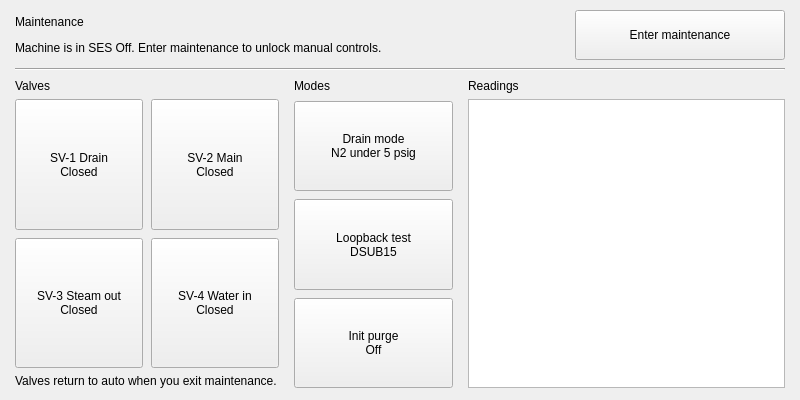
<?xml version="1.0" encoding="UTF-8"?>
<ui version="4.0">
 <class>MaintPage</class>
 <widget class="QWidget" name="MaintPage">
  <property name="geometry">
   <rect>
    <x>0</x>
    <y>0</y>
    <width>800</width>
    <height>400</height>
   </rect>
  </property>
  <property name="sizePolicy">
   <sizepolicy hsizetype="Preferred" vsizetype="Preferred">
    <horstretch>0</horstretch>
    <verstretch>0</verstretch>
   </sizepolicy>
  </property>
  <property name="windowTitle">
   <string>Form</string>
  </property>
  <layout class="QVBoxLayout" name="MaintPage_V" stretch="0,0,1">
   <property name="spacing">
    <number>8</number>
   </property>
   <property name="leftMargin">
    <number>15</number>
   </property>
   <property name="topMargin">
    <number>10</number>
   </property>
   <property name="rightMargin">
    <number>15</number>
   </property>
   <property name="bottomMargin">
    <number>12</number>
   </property>
   <item>
    <layout class="QHBoxLayout" name="MaintPage_Header" stretch="1,0">
     <property name="spacing">
      <number>12</number>
     </property>
     <item>
      <layout class="QVBoxLayout" name="MaintPage_HeaderText">
       <property name="spacing">
        <number>2</number>
       </property>
       <item>
        <widget class="QLabel" name="H2_Maintenance">
         <property name="text">
          <string>Maintenance</string>
         </property>
        </widget>
       </item>
       <item>
        <widget class="QLabel" name="lbl_MaintHint">
         <property name="text">
          <string>Machine is in SES Off. Enter maintenance to unlock manual controls.</string>
         </property>
         <property name="wordWrap">
          <bool>true</bool>
         </property>
        </widget>
       </item>
      </layout>
     </item>
     <item>
      <widget class="QPushButton" name="btn_MaintEnterExit">
       <property name="sizePolicy">
        <sizepolicy hsizetype="Fixed" vsizetype="Fixed">
         <horstretch>0</horstretch>
         <verstretch>0</verstretch>
        </sizepolicy>
       </property>
       <property name="minimumSize">
        <size>
         <width>210</width>
         <height>50</height>
        </size>
       </property>
       <property name="text">
        <string>Enter maintenance</string>
       </property>
       <property name="checkable">
        <bool>true</bool>
       </property>
       <property name="maint" stdset="0">
        <bool>true</bool>
       </property>
      </widget>
     </item>
    </layout>
   </item>
   <item>
    <widget class="Line" name="line_maint">
     <property name="orientation">
      <enum>Qt::Orientation::Horizontal</enum>
     </property>
    </widget>
   </item>
   <item>
    <layout class="QHBoxLayout" name="MaintPage_Body" stretch="5,3,6">
     <property name="spacing">
      <number>15</number>
     </property>
     <item>
      <layout class="QVBoxLayout" name="MaintPage_Valves" stretch="0,1,0">
       <property name="spacing">
        <number>6</number>
       </property>
       <item>
        <widget class="QLabel" name="H3_Valves">
         <property name="text">
          <string>Valves</string>
         </property>
        </widget>
       </item>
       <item>
        <layout class="QGridLayout" name="MaintPage_ValveGrid">
         <property name="horizontalSpacing">
          <number>8</number>
         </property>
         <property name="verticalSpacing">
          <number>8</number>
         </property>
         <item row="0" column="0">
          <widget class="QPushButton" name="PLC_bMaintSV1">
           <property name="sizePolicy">
            <sizepolicy hsizetype="Expanding" vsizetype="Expanding">
             <horstretch>0</horstretch>
             <verstretch>0</verstretch>
            </sizepolicy>
           </property>
           <property name="minimumSize">
            <size>
             <width>0</width>
             <height>64</height>
            </size>
           </property>
           <property name="text">
            <string>SV-1 Drain
Closed</string>
           </property>
           <property name="checkable">
            <bool>true</bool>
           </property>
           <property name="maint" stdset="0">
            <bool>true</bool>
           </property>
          </widget>
         </item>
         <item row="0" column="1">
          <widget class="QPushButton" name="PLC_bMaintSV2">
           <property name="sizePolicy">
            <sizepolicy hsizetype="Expanding" vsizetype="Expanding">
             <horstretch>0</horstretch>
             <verstretch>0</verstretch>
            </sizepolicy>
           </property>
           <property name="minimumSize">
            <size>
             <width>0</width>
             <height>64</height>
            </size>
           </property>
           <property name="text">
            <string>SV-2 Main
Closed</string>
           </property>
           <property name="checkable">
            <bool>true</bool>
           </property>
           <property name="maint" stdset="0">
            <bool>true</bool>
           </property>
          </widget>
         </item>
         <item row="1" column="0">
          <widget class="QPushButton" name="PLC_bMaintSV3">
           <property name="sizePolicy">
            <sizepolicy hsizetype="Expanding" vsizetype="Expanding">
             <horstretch>0</horstretch>
             <verstretch>0</verstretch>
            </sizepolicy>
           </property>
           <property name="minimumSize">
            <size>
             <width>0</width>
             <height>64</height>
            </size>
           </property>
           <property name="text">
            <string>SV-3 Steam out
Closed</string>
           </property>
           <property name="checkable">
            <bool>true</bool>
           </property>
           <property name="maint" stdset="0">
            <bool>true</bool>
           </property>
          </widget>
         </item>
         <item row="1" column="1">
          <widget class="QPushButton" name="PLC_bMaintSV4">
           <property name="sizePolicy">
            <sizepolicy hsizetype="Expanding" vsizetype="Expanding">
             <horstretch>0</horstretch>
             <verstretch>0</verstretch>
            </sizepolicy>
           </property>
           <property name="minimumSize">
            <size>
             <width>0</width>
             <height>64</height>
            </size>
           </property>
           <property name="text">
            <string>SV-4 Water in
Closed</string>
           </property>
           <property name="checkable">
            <bool>true</bool>
           </property>
           <property name="maint" stdset="0">
            <bool>true</bool>
           </property>
          </widget>
         </item>
        </layout>
       </item>
       <item>
        <widget class="QLabel" name="lbl_ValveNote">
         <property name="text">
          <string>Valves return to auto when you exit maintenance.</string>
         </property>
         <property name="wordWrap">
          <bool>true</bool>
         </property>
        </widget>
       </item>
      </layout>
     </item>
     <item>
      <layout class="QVBoxLayout" name="MaintPage_Modes" stretch="0,1,1,1">
       <property name="spacing">
        <number>8</number>
       </property>
       <item>
        <widget class="QLabel" name="H3_Modes">
         <property name="text">
          <string>Modes</string>
         </property>
        </widget>
       </item>
       <item>
        <widget class="QPushButton" name="PLC_bMaintDrainMode">
         <property name="sizePolicy">
          <sizepolicy hsizetype="Expanding" vsizetype="Expanding">
           <horstretch>0</horstretch>
           <verstretch>0</verstretch>
          </sizepolicy>
         </property>
         <property name="minimumSize">
          <size>
           <width>0</width>
           <height>56</height>
          </size>
         </property>
         <property name="text">
          <string>Drain mode
N2 under 5 psig</string>
         </property>
         <property name="checkable">
          <bool>true</bool>
         </property>
         <property name="maint" stdset="0">
          <bool>true</bool>
         </property>
        </widget>
       </item>
       <item>
        <widget class="QPushButton" name="PLC_bMaintLoopback">
         <property name="sizePolicy">
          <sizepolicy hsizetype="Expanding" vsizetype="Expanding">
           <horstretch>0</horstretch>
           <verstretch>0</verstretch>
          </sizepolicy>
         </property>
         <property name="minimumSize">
          <size>
           <width>0</width>
           <height>56</height>
          </size>
         </property>
         <property name="text">
          <string>Loopback test
DSUB15</string>
         </property>
         <property name="checkable">
          <bool>true</bool>
         </property>
         <property name="maint" stdset="0">
          <bool>true</bool>
         </property>
        </widget>
       </item>
       <item>
        <widget class="QPushButton" name="PLC_bMaintInitPurge">
         <property name="sizePolicy">
          <sizepolicy hsizetype="Expanding" vsizetype="Expanding">
           <horstretch>0</horstretch>
           <verstretch>0</verstretch>
          </sizepolicy>
         </property>
         <property name="minimumSize">
          <size>
           <width>0</width>
           <height>56</height>
          </size>
         </property>
         <property name="text">
          <string>Init purge
Off</string>
         </property>
         <property name="checkable">
          <bool>true</bool>
         </property>
         <property name="maint" stdset="0">
          <bool>true</bool>
         </property>
        </widget>
       </item>
      </layout>
     </item>
     <item>
      <layout class="QVBoxLayout" name="MaintPage_Readings" stretch="0,1">
       <property name="spacing">
        <number>6</number>
       </property>
       <item>
        <widget class="QLabel" name="H3_Readings">
         <property name="text">
          <string>Readings</string>
         </property>
        </widget>
       </item>
       <item>
        <widget class="QTableWidget" name="tbl_MaintReadings">
         <property name="verticalScrollBarPolicy">
          <enum>Qt::ScrollBarPolicy::ScrollBarAlwaysOff</enum>
         </property>
         <property name="horizontalScrollBarPolicy">
          <enum>Qt::ScrollBarPolicy::ScrollBarAlwaysOff</enum>
         </property>
        </widget>
       </item>
      </layout>
     </item>
    </layout>
   </item>
  </layout>
 </widget>
 <resources/>
 <connections/>
</ui>
